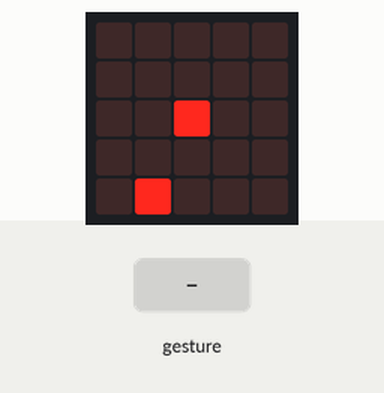
This program was run on a simulated Calliope mini (MakeCode). Shown: the board's 5×5 LED display. Inputs (shaded band) come from the test bench. Random numbers come from a fixed seed; a tilt is held for 1.5 s and a shake lasts 1 s, then the board lies face up again.

Above: at 1.2 s.
1.3 s: gesture 'tilt right'
At 2.0 s:
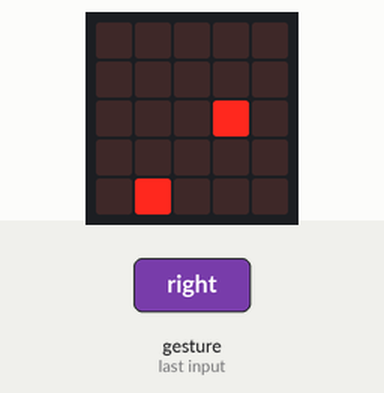
2.9 s: gesture 'logo up'
At 4.1 s:
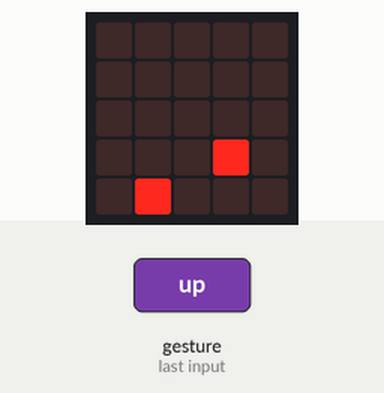
4.4 s: gesture 'tilt left'
At 5.6 s:
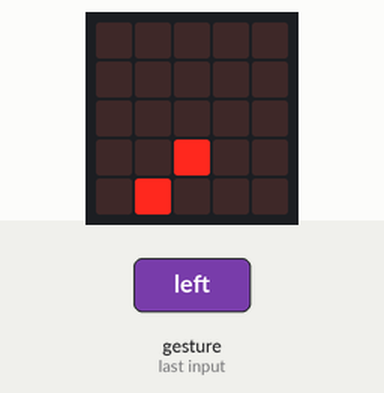
6.0 s: gesture 'logo up'
At 6.7 s:
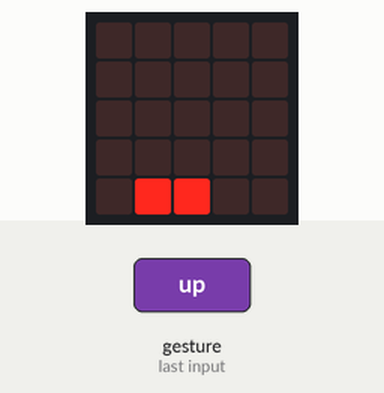
7.5 s: gesture 'tilt left'
At 8.0 s:
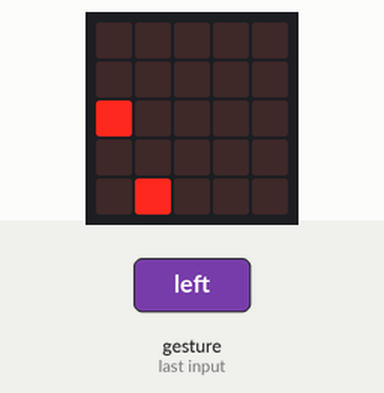
9.1 s: gesture 'logo down'
At 10.3 s:
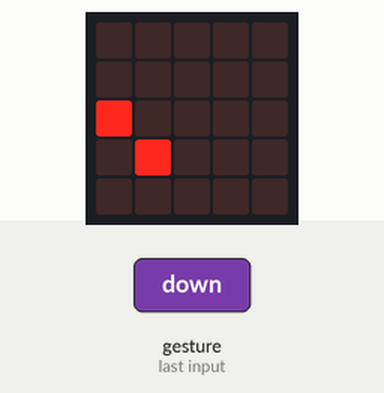
Timing chart, 0 to 11.6 s (numbered marks = the images above; inputs shaded):
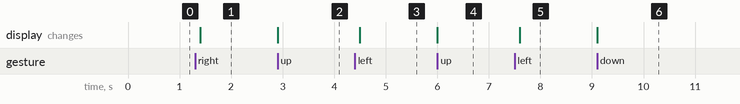

Measured:
- after the input at 1.3 s, the display: changes after 0.10 s (image 1)
- after the input at 2.9 s, the display: changes at once (image 2)
- after the input at 4.4 s, the display: changes after 0.10 s (image 3)
- after the input at 6.0 s, the display: changes at once (image 4)
- after the input at 7.5 s, the display: first changes after 0.10 s (image 5 shows a later state)
- after the input at 9.1 s, the display: changes at once (image 6)

The program:

main.ts
```typescript
input.onGesture(Gesture.TiltRight, function () {
    Spieler.change(LedSpriteProperty.X, 1)
})
input.onGesture(Gesture.LogoUp, function () {
    Spieler.change(LedSpriteProperty.Y, 1)
})
input.onGesture(Gesture.TiltLeft, function () {
    Spieler.change(LedSpriteProperty.X, -1)
})
input.onGesture(Gesture.LogoDown, function () {
    Spieler.change(LedSpriteProperty.Y, -1)
})
let Spieler: game.LedSprite = null
let Punkte = 0
Spieler = game.createSprite(2, 2)
let Zeit = 0
let Apfel = game.createSprite(randint(0, 5), randint(0, 5))
basic.forever(function () {
    if (Apfel.get(LedSpriteProperty.X) == Spieler.get(LedSpriteProperty.X)) {
        if (Apfel.get(LedSpriteProperty.Y) == Spieler.get(LedSpriteProperty.Y)) {
            Apfel.set(LedSpriteProperty.X, randint(0, 5))
            Apfel.set(LedSpriteProperty.Y, randint(0, 5))
            Punkte += 1
            Zeit += -2
        }
    }
})
basic.forever(function () {
    basic.pause(1000)
    Zeit += 1
    if (Zeit == 60) {
        Spieler.delete()
        Apfel.delete()
        basic.showLeds(`
            . . . . .
            . . . . .
            . . . . .
            . . . . .
            . . . . .
            `)
        basic.showString("Time´s up! Score:")
        basic.showNumber(Punkte)
        game.gameOver()
    }
})
```

test.ts
```typescript
// Hier kann man Tests durchführen; diese Datei wird nicht kompiliert, wenn dieses Paket als Erweiterung verwendet wird.
```
